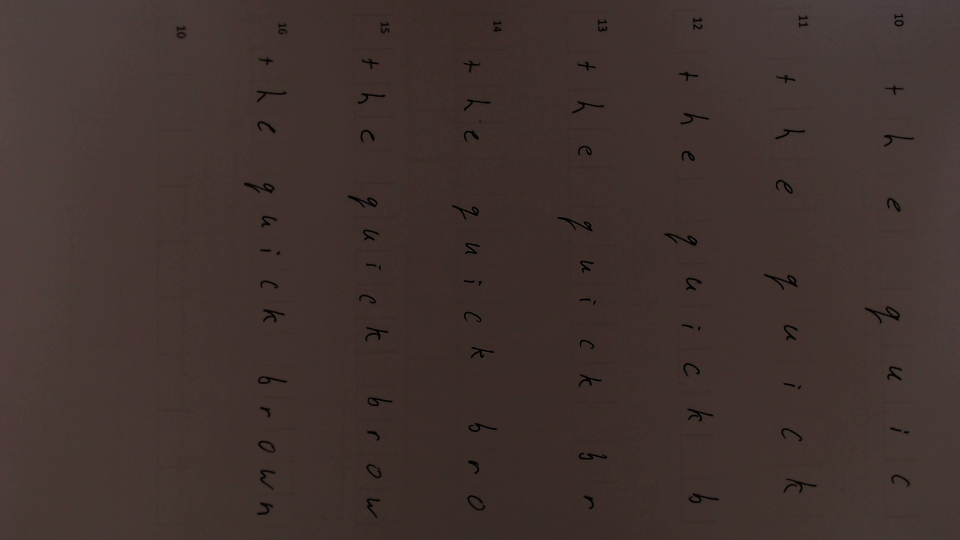
#> input picture Image Alignment and registration/TestingCameraHolderV1.jpg, 1920 x 1080 px, given in place of the camera (shown at 1/2 size)
$ python CameraControl.py
#> lines starting #> are read from the running program, lines starting #| are printed output that depends on the picture
import numpy as np
import cv2
from PIL import Image

filename = "dewaldFox.jpg"

cam = cv2.VideoCapture(0, cv2.CAP_DSHOW)
# cam.set(cv2.CAP_PROP_FOURCC, cv2.VideoWriter_fourcc('M', 'J', 'P', 'G'))
width = 1920
height = 1080
cam.set(cv2.CAP_PROP_FRAME_WIDTH, width)
cam.set(cv2.CAP_PROP_FRAME_HEIGHT, height)
flag = True
if not cam.isOpened():
    print("Cannot open camera")
    exit()
focus = 0  # min: 0, max: 255, increment:5
while flag:
    # Capture frame-by-frame
    ret, frame = cam.read()
#> frame is the input picture: shape (1080, 1920, 3); mean B, G, R 46.2, 50, 64.6
    cam.set(28, 25)  # cv2.CAP_PROP_FOCUS
    # if frame is read correctly ret is True
    if not ret:
        print("Can't receive frame (stream end?). Exiting ...")
        break
    # Our operations on the frame come here
    grayVersionOfFrame = cv2.cvtColor(frame, cv2.COLOR_BGR2GRAY)
    # Display the resulting frame
    # cv2.imshow('frame', frame)
    frameSmaller = cv2.resize(frame, (960, 540))
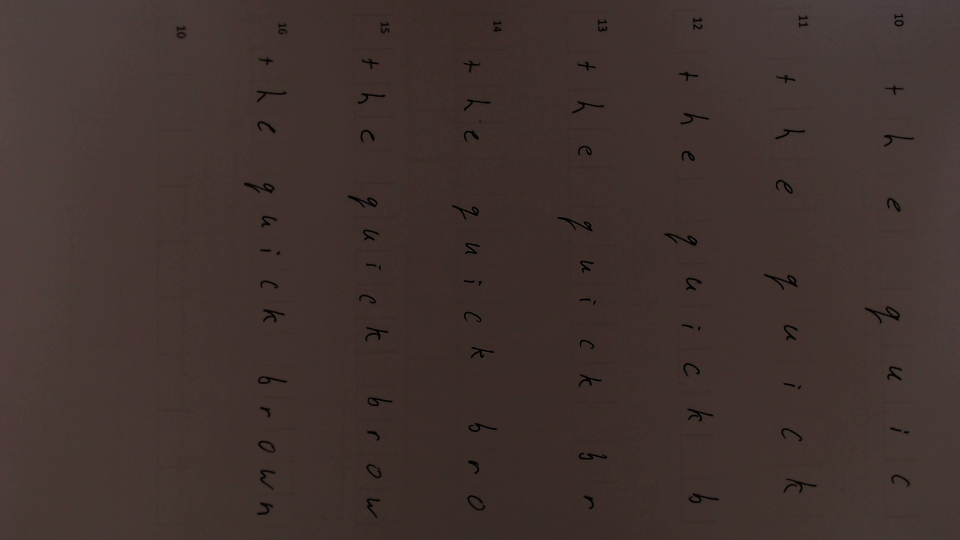
#> frameSmaller: shape (540, 960, 3); mean B, G, R 46.3, 50.1, 64.7
    cv2.imshow('frame', frameSmaller)
    if cv2.waitKey(1) == ord('q'):
#> (key q is pressed here)
        flag = False
        frame = cv2.rotate(frame, cv2.ROTATE_90_CLOCKWISE)
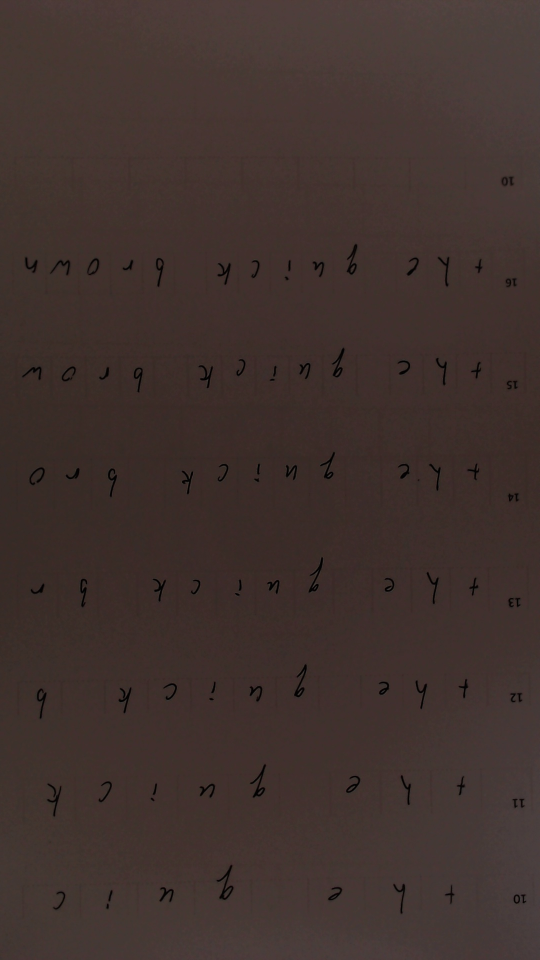
#> frame: shape (1920, 1080, 3) (shown at 1/2 size); mean B, G, R 46.2, 50, 64.6
        cv2.imwrite(filename, frame)
        break
    # [6 lines of commented-out code are left out]

cam.release()
cv2.destroyAllWindows()

image = Image.open(filename)
image.show()
